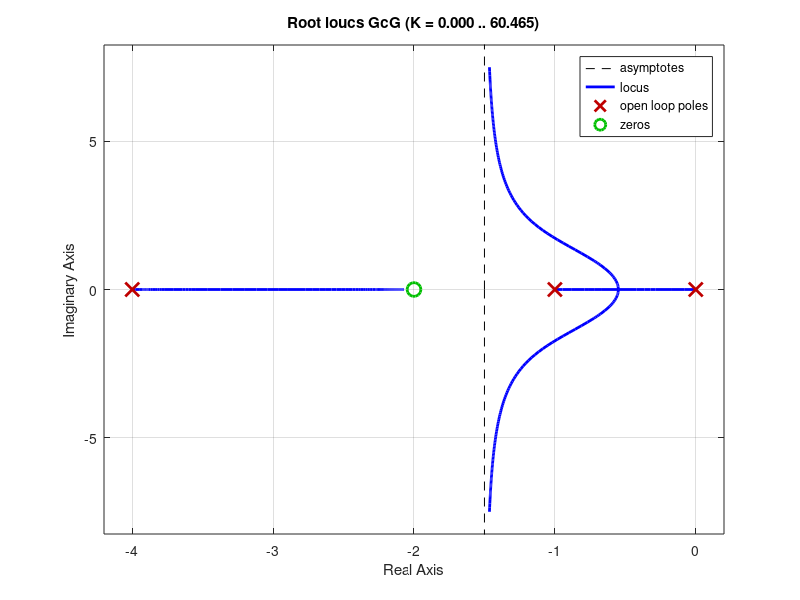

MATLAB code to generate this figure: (Note: this script raises an error after producing the figure.)
num = 1;
den = [1 5 4 0];
G = tf(num, den);
ClosedLoopG = feedback(G,1);
wn = 2;
z =0.5;
s1 =(-z*wn)+(wn*sqrt(1-z^2)*i);
s2 = conj(s1);
%Getting the angles from open loop pole
%to the closed loop pole on the root locus
% Angle at open loop s=-1
Angle_1 = 90;
Angle_0 = 180 - ((180/pi)*atan(imag(s1)));
Angle_4 = (180/pi)*atan(imag(s1)/3);
Sum = Angle_1 + Angle_0 + Angle_4;
%From Angle Magnitude
%Angle to be provided by compensator zero
AngleComp = Sum - 180;
%Position of zero
a = (imag(s1)/(tand(AngleComp)))+1
Gc = tf([1 a],1);
%Using angle Magnitude property of root locus to get K
GcG = Gc*G;
rlocus(GcG);
magnitude1 = abs(evalfr(GcG,s1));
k = 1/ magnitude1;
CompSystem = k*GcG;
rlocus(CompSystem,G)
closedLSysComp = feedback(CompSystem,1);
%step(closedLSysComp,ClosedLoopG);
%stepinfo(closedLSysComp)







